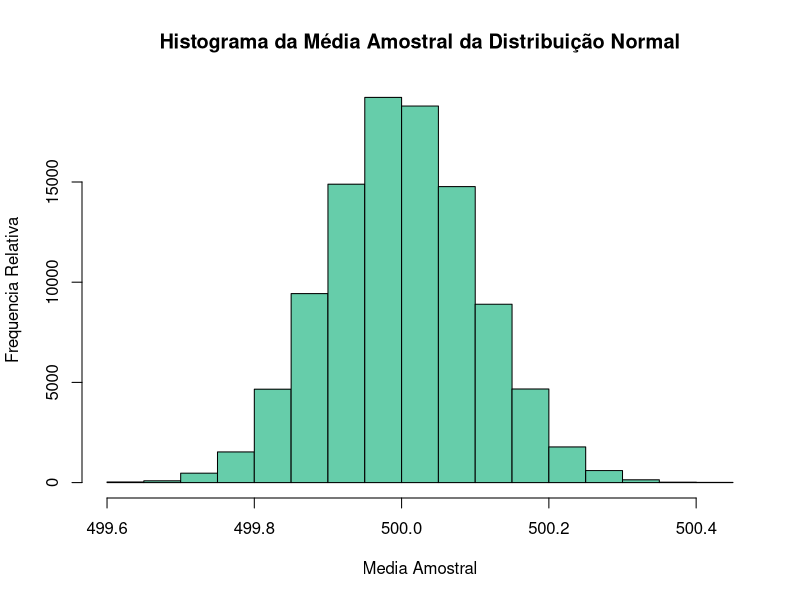
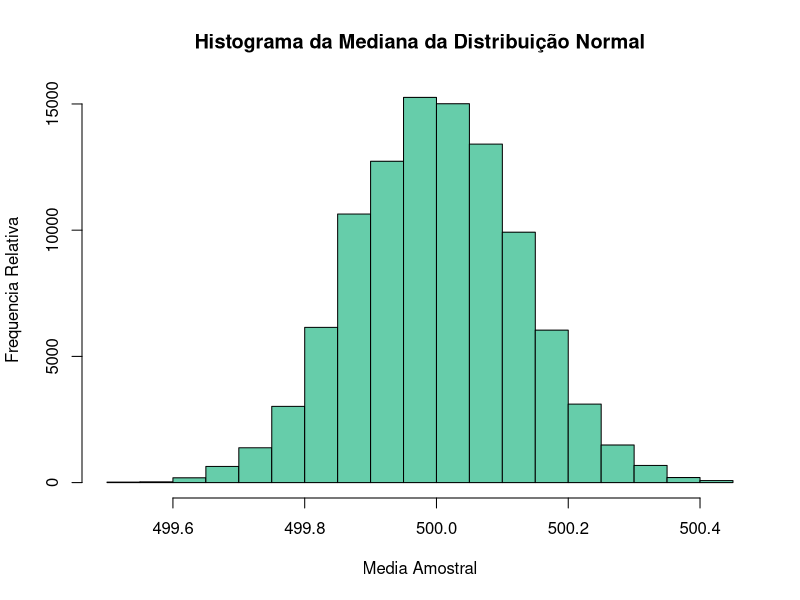
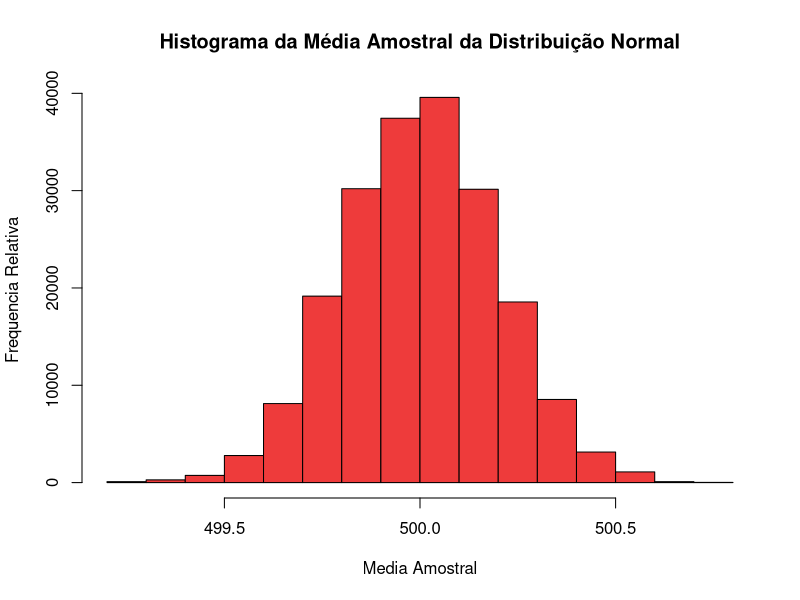
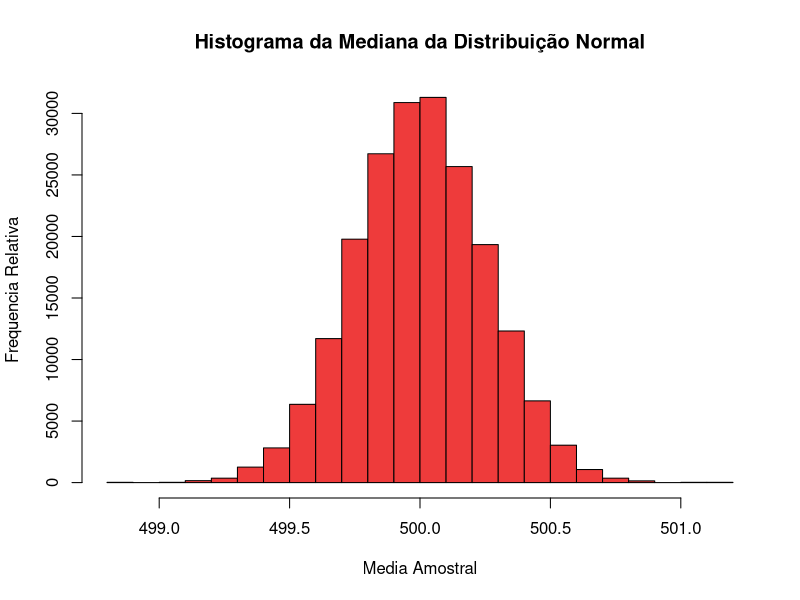
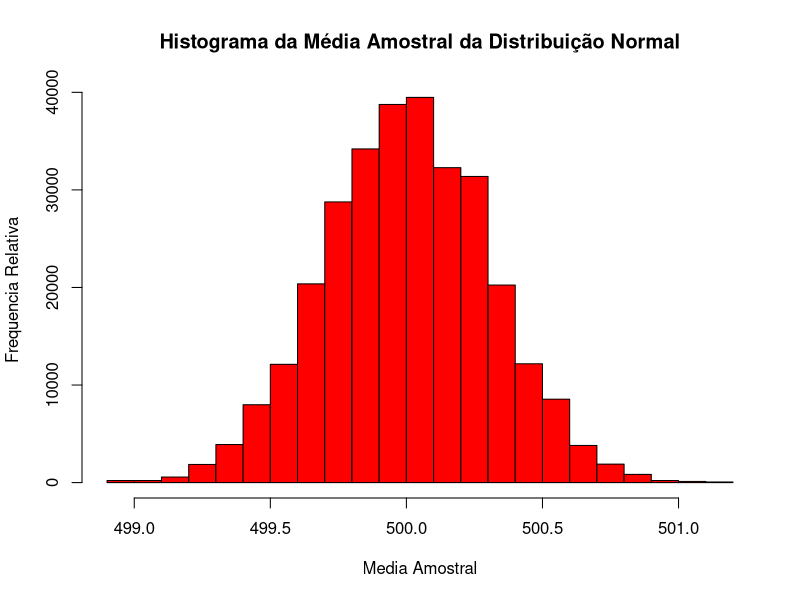
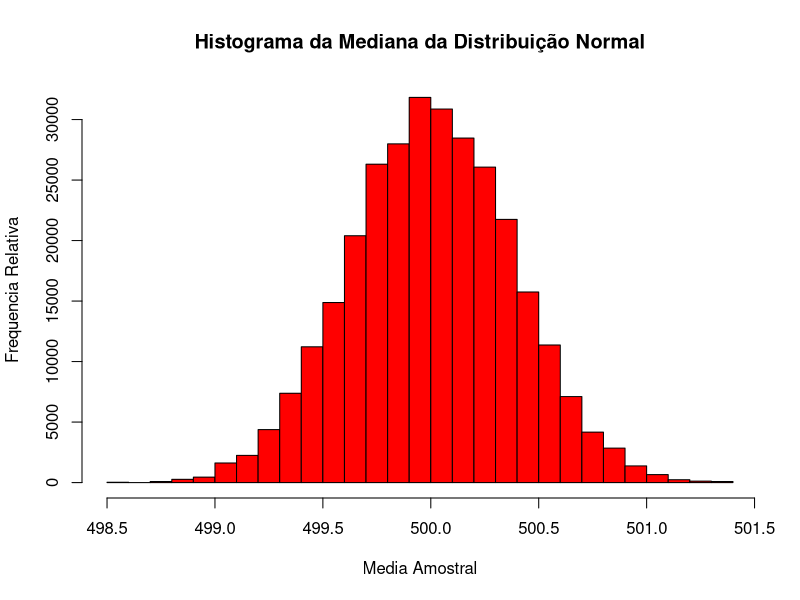
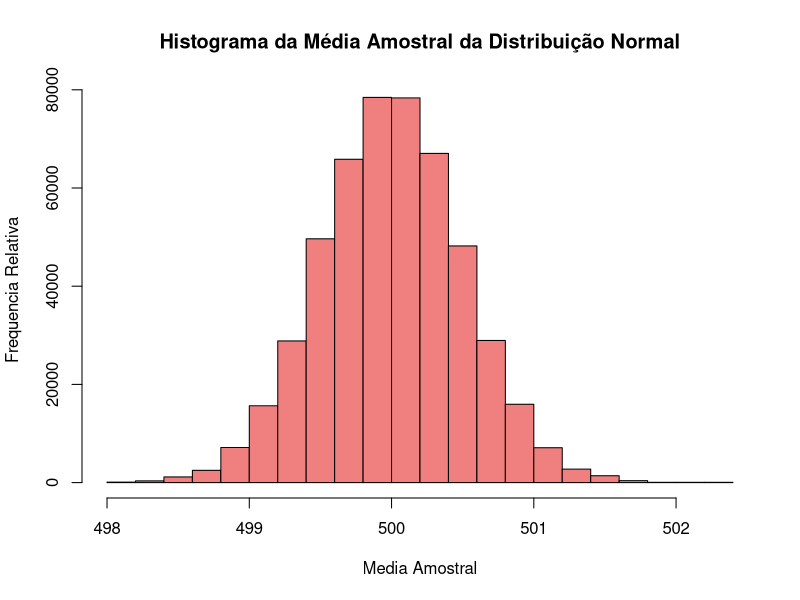
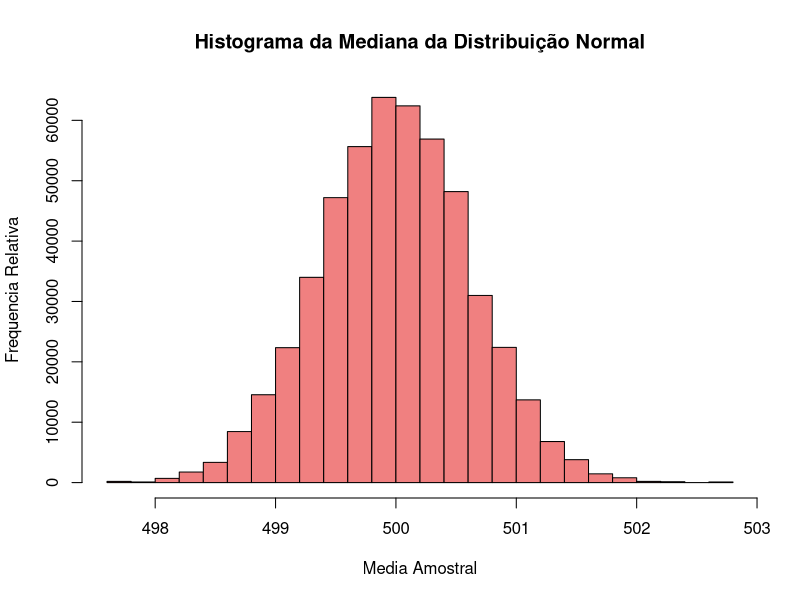

Source code (R) for these figures, in order:
# n= 10
normal_media1 <- matrix(NA, 10, 10000)
normal_var1 <- matrix(NA, 10, 10000)
median_dist1 <- matrix(NA, 10, 10000)

# n= 20
normal_media2 <- matrix(NA, 20, 10000)
normal_var2 <- matrix(NA, 20, 10000)
median_dist2 <- matrix(NA, 20, 10000)

# n= 30
normal_media3 <- matrix(NA, 30, 10000)
normal_var3 <- matrix(NA, 30, 10000)
median_dist3 <- matrix(NA, 30, 10000)

# n= 50
normal_media4 <- matrix(NA, 50, 10000)
normal_var4 <- matrix(NA, 50, 10000)
median_dist4 <- matrix(NA, 50, 10000)

# n= 100
normal_media5 <- matrix(NA, 100, 10000)
normal_var5 <- matrix(NA, 100, 10000)
median_dist5 <- matrix(NA, 100, 10000)

for (j in 1:10000) {
  
  #n = 10 (tamanho do amostra)
  normal_sample1 <- rnorm(10000, 500, 10)
  normal_media1[, j] <- mean(normal_sample1)
  normal_var1[, j] <- var(normal_sample1)
  median_dist1[, j] <- median(normal_sample1)
  
  #n = 20 (tamanho do amostra)
  normal_sample2 <- rnorm(10000, 500, 20)
  normal_media2[, j] <- mean(normal_sample2)
  normal_var2[, j] <- var(normal_sample2)
  median_dist2[, j] <- median(normal_sample2)
  
  #n = 30 (tamanho do amostra)
  normal_sample3 <- rnorm(10000, 500, 30)
  normal_media3[, j] <- mean(normal_sample3)
  normal_var3[, j] <- var(normal_sample3)
  median_dist3[, j] <- median(normal_sample3)
  
  #n = 50 (tamanho do amostra)
  normal_sample4 <- rnorm(10000, 500, 50)
  normal_media4[, j] <- mean(normal_sample4)
  normal_var4[, j] <- var(normal_sample4)
  median_dist4[, j] <- median(normal_sample4)
  
  #n = 100 (tamanho do amostra)
  normal_sample5 <- rnorm(10000, 500, 100)
  normal_media5[, j] <- mean(normal_sample5)
  normal_var5[, j] <- var(normal_sample5)
  median_dist5[, j] <- median(normal_sample5)
  
}

hist(normal_media1, main="Histograma da Média Amostral da Distribuição Normal", col="aquamarine3", xlab= "Media Amostral", ylab= "Frequencia Relativa")
hist(median_dist1, main="Histograma da Mediana da Distribuição Normal", col="aquamarine3", xlab= "Media Amostral", ylab= "Frequencia Relativa")

hist(normal_media2, main="Histograma da Média Amostral da Distribuição Normal", col="brown2", xlab= "Media Amostral", ylab= "Frequencia Relativa")
hist(median_dist2, main="Histograma da Mediana da Distribuição Normal", col="brown2", xlab= "Media Amostral", ylab= "Frequencia Relativa")

hist(normal_media3, main="Histograma da Média Amostral da Distribuição Normal", col="red", xlab= "Media Amostral", ylab= "Frequencia Relativa")
hist(median_dist3, main="Histograma da Mediana da Distribuição Normal", col="red", xlab= "Media Amostral", ylab= "Frequencia Relativa")

hist(normal_media4, main="Histograma da Média Amostral da Distribuição Normal", col="lightcoral", xlab= "Media Amostral", ylab= "Frequencia Relativa")
hist(median_dist4, main="Histograma da Mediana da Distribuição Normal", col="lightcoral", xlab= "Media Amostral", ylab= "Frequencia Relativa")

hist(normal_media5, main="Histograma da Média Amostral da Distribuição Normal", col="lightsteelblue3", xlab= "Media Amostral", ylab= "Frequencia Relativa")
hist(median_dist5, main="Histograma da Mediana da Distribuição Normal", col="lightsteelblue3", xlab= "Media Amostral", ylab= "Frequencia Relativa")